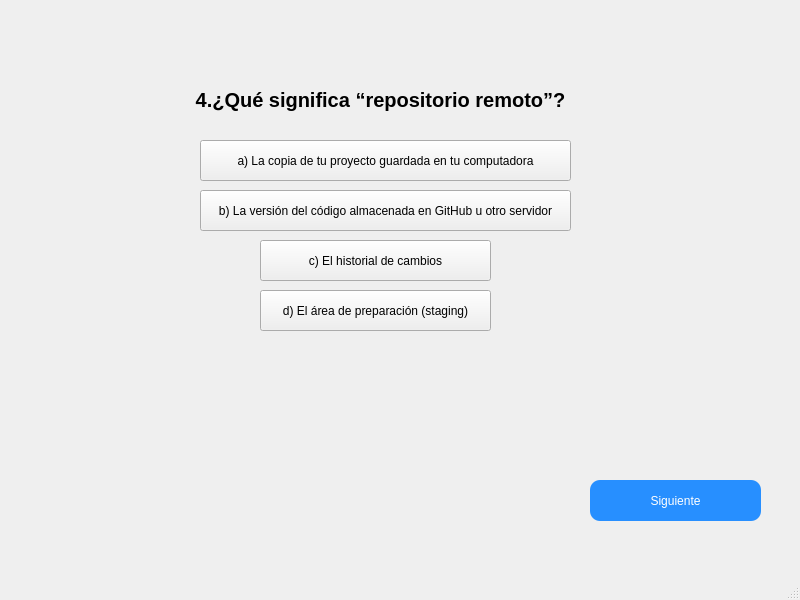
<?xml version="1.0" encoding="UTF-8"?>
<ui version="4.0">
 <class>MainWindow</class>
 <widget class="QMainWindow" name="MainWindow">
  <property name="geometry">
   <rect>
    <x>0</x>
    <y>0</y>
    <width>800</width>
    <height>600</height>
   </rect>
  </property>
  <property name="windowTitle">
   <string>MainWindow</string>
  </property>
  <widget class="QWidget" name="centralwidget">
   <widget class="QPushButton" name="pushButton_2">
    <property name="geometry">
     <rect>
      <x>590</x>
      <y>480</y>
      <width>171</width>
      <height>41</height>
     </rect>
    </property>
    <property name="styleSheet">
     <string notr="true">background-color: rgb(39, 143, 255);


color: rgb(255, 255, 255);


font: 10pt &quot;Arial Rounded MT Bold&quot;;


border-radius: 10px;</string>
    </property>
    <property name="text">
     <string>Siguiente</string>
    </property>
   </widget>
   <widget class="QLabel" name="label_3">
    <property name="geometry">
     <rect>
      <x>60</x>
      <y>-100</y>
      <width>641</width>
      <height>401</height>
     </rect>
    </property>
    <property name="font">
     <font>
      <pointsize>15</pointsize>
      <weight>75</weight>
      <bold>true</bold>
     </font>
    </property>
    <property name="text">
     <string>&lt;html&gt;&lt;head/&gt;&lt;body&gt;&lt;p align=&quot;center&quot;&gt;4.¿Qué significa “repositorio remoto”?&lt;/p&gt;&lt;/body&gt;&lt;/html&gt;</string>
    </property>
   </widget>
   <widget class="QPushButton" name="pushButton_3">
    <property name="geometry">
     <rect>
      <x>260</x>
      <y>240</y>
      <width>231</width>
      <height>41</height>
     </rect>
    </property>
    <property name="text">
     <string>c) El historial de cambios</string>
    </property>
   </widget>
   <widget class="QPushButton" name="pushButton">
    <property name="geometry">
     <rect>
      <x>200</x>
      <y>140</y>
      <width>371</width>
      <height>41</height>
     </rect>
    </property>
    <property name="text">
     <string>a) La copia de tu proyecto guardada en tu computadora</string>
    </property>
   </widget>
   <widget class="QPushButton" name="pushButton_4">
    <property name="geometry">
     <rect>
      <x>200</x>
      <y>190</y>
      <width>371</width>
      <height>41</height>
     </rect>
    </property>
    <property name="text">
     <string>b) La versión del código almacenada en GitHub u otro servidor</string>
    </property>
   </widget>
   <widget class="QPushButton" name="pushButton_5">
    <property name="geometry">
     <rect>
      <x>260</x>
      <y>290</y>
      <width>231</width>
      <height>41</height>
     </rect>
    </property>
    <property name="text">
     <string>d) El área de preparación (staging)</string>
    </property>
   </widget>
  </widget>
  <widget class="QMenuBar" name="menubar">
   <property name="geometry">
    <rect>
     <x>0</x>
     <y>0</y>
     <width>800</width>
     <height>26</height>
    </rect>
   </property>
  </widget>
  <widget class="QStatusBar" name="statusbar"/>
 </widget>
 <resources/>
 <connections/>
</ui>
